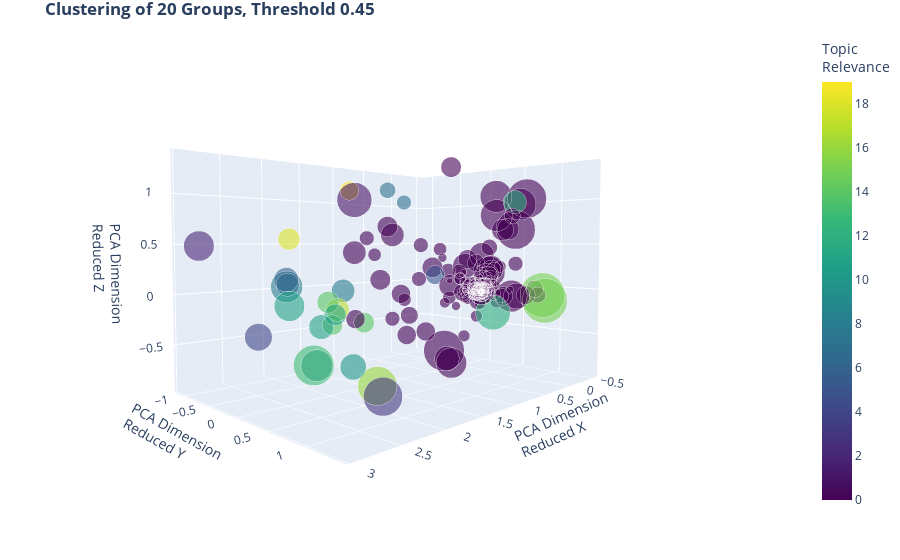

Notebook code for this chart:
### Markdown cell above
And now here a further example with freely specified topic number and threshold:

### Code cell
do3DPlotOfCosineSimilarity(allDict,matrix=matrix,numTopics=20, threshold=0.45)

### Figure 1 — Plotly figure (JSON) as saved in the notebook; plotly's stock layout.template omitted (floating-point values rounded to 4 significant figures; data arrays with more than 128 entries replaced by an {"elided": "..."} marker saying what was removed)
{"data": [{"hoverinfo": "text", "marker": {"color": {"elided": "211 int values"}, "colorbar": {"title": {"text": "Topic<br>Relevance"}}, "colorscale": [[0, "#440154"], [0.1111, "#482878"], [0.2222, "#3e4989"], [0.3333, "#31688e"], [0.4444, "#26828e"], [0.5556, "#1f9e89"], [0.6667, "#35b779"], [0.7778, "#6ece58"], [0.8889, "#b5de2b"], [1, "#fde725"]], "opacity": 0.6, "showscale": true, "size": {"elided": "211 int values"}}, "mode": "markers", "text": {"elided": "211 str values"}, "textfont": {"color": "crimson", "family": "sans serif", "size": 8}, "type": "scatter3d", "x": {"elided": "211 float values"}, "y": {"elided": "211 float values"}, "z": {"elided": "211 float values"}}], "layout": {"margin": {"b": 50, "l": 0, "r": 0, "t": 30}, "scene": {"camera": {"eye": {"x": 1.5, "y": 1.5, "z": 0.1}}, "xaxis": {"title": {"text": "PCA Dimension<br>Reduced X"}}, "yaxis": {"title": {"text": "PCA Dimension<br>Reduced Y"}}, "zaxis": {"title": {"text": "PCA Dimension<br>Reduced Z"}}}, "showlegend": false, "title": {"text": "<b>Clustering of 20 Groups, Threshold 0.45"}}}
